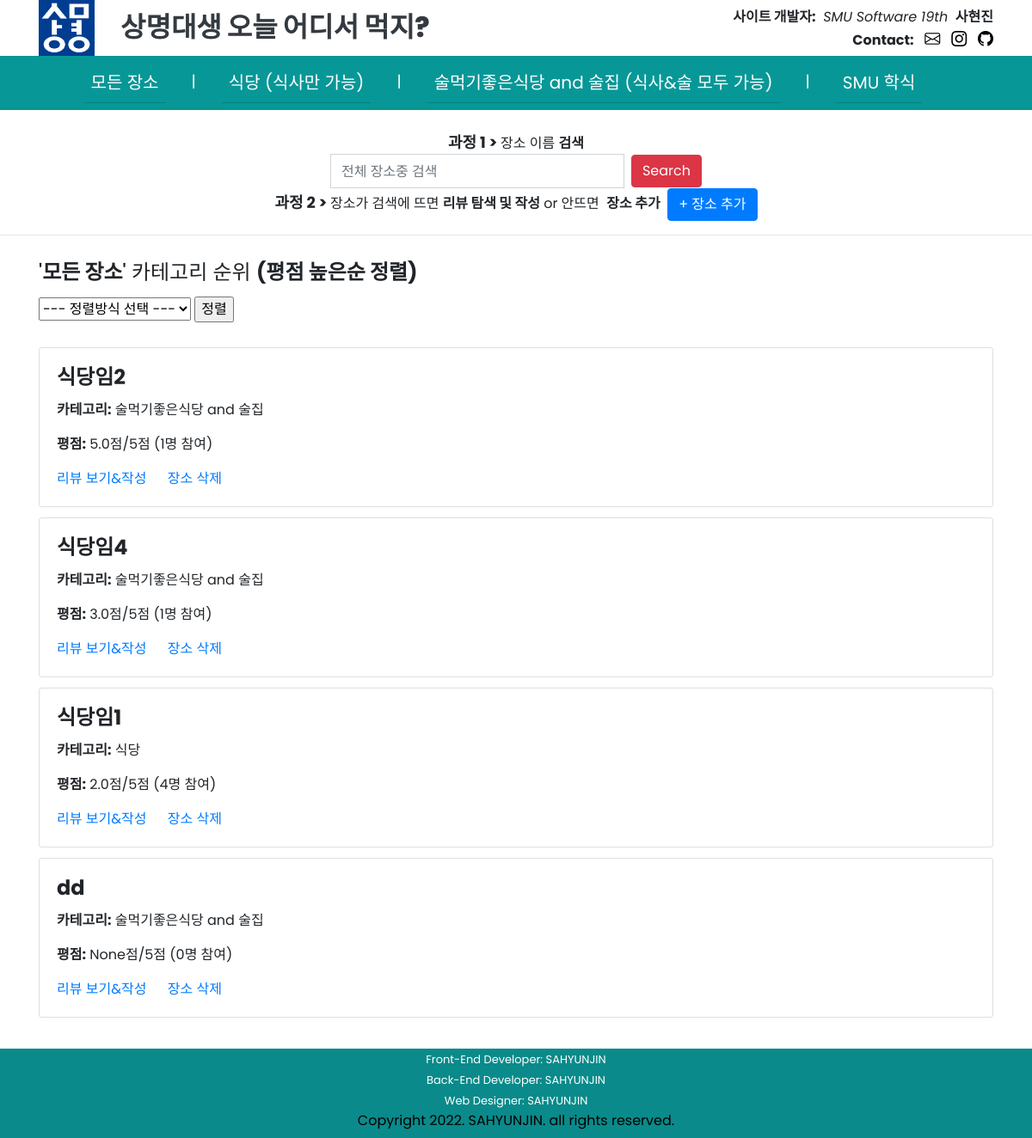
Before: /SMUeat/place/all/list/highpoint/ with the older database file.
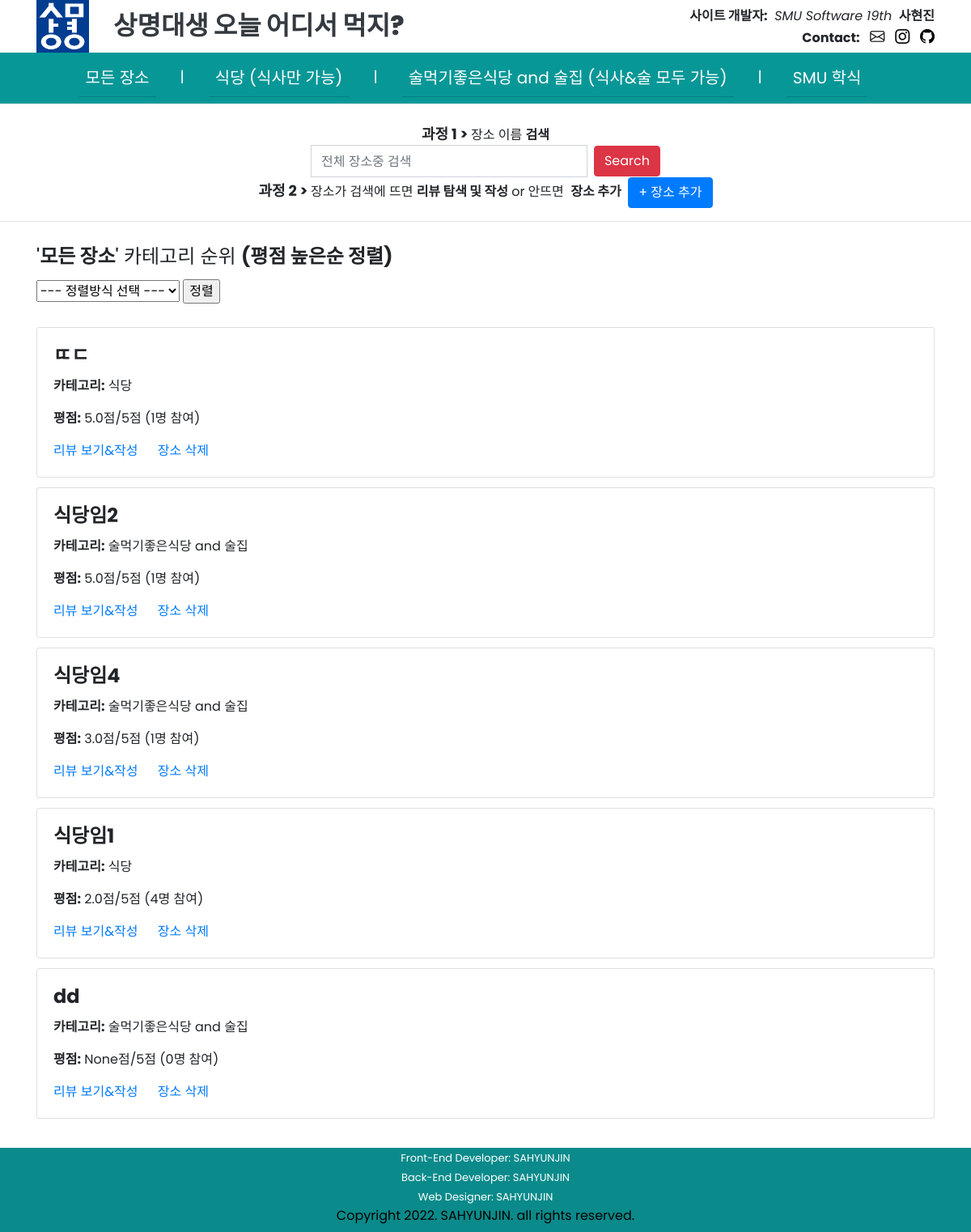
After: the same page with the newer database file.
### SMUeat/models.py (models this page shows)
class Place(models.Model):
    name = models.CharField(max_length=30)
    PLACE_CATEGORY_CHOICES = (
    ('식당', '식당'),
    ('술먹기좋은식당 and 술집', '술먹기좋은식당 and 술집'),
    )
    category = models.CharField(max_length=40, choices=PLACE_CATEGORY_CHOICES)
    created_at = models.DateTimeField(auto_now_add=True)
    updated_at = models.DateTimeField(auto_now=True)

### SMUeat/views.py (the view, shortened to what this page needs)
# urls.py: path('place/<str:category_link>/list/<str:sorting_name>/', views.place_sorting, name='place-sorting'),
def place_sorting(request, category_link, sorting_name):
    if category_link=='all':
        if(sorting_name == "highpoint"):
            places = Place.objects.all().annotate(review_count=Count('review')).annotate(average_point=Avg('review__point')).order_by('-average_point', '-created_at')  # 평점높은순은 맞는데, created 정렬은 바꿔야할듯
            context = {
                'places':places,
                'sort': '평점 높은순 정렬',
                'category_link': category_link
            }
        return render(request, 'SMUeat/place_list.html', context)

### SMUeat/templates/SMUeat/place_list.html (shortened to what this page needs)
{% extends 'SMUeat/base.html' %}
{% load static %}
{% block content %}
<div class="container">
    {% if 'all' in category_link %}
    <h4 style="display:inline">'<strong>모든 장소</strong>' 카테고리 순위 <strong>({{ sort }})</strong></h4>&nbsp;&nbsp;
    {% elif 'restaurant' in category_link %}
    <h4 style="display:inline">'<strong>식당</strong>' 카테고리 순위 <strong>({{ sort }})</strong></h4>&nbsp;&nbsp;
    {% elif 'alcohol' in category_link %}
    <h4 style="display:inline">'<strong>술먹기좋은식당 and 술집</strong>' 카테고리 순위 <strong>({{ sort }})</strong></h4>&nbsp;&nbsp;
    {% endif %}
    <div style="line-height: 80%;"><br></div>
    <form>
        <select id = "sort_select" name = "sort" size="1">
            <option>--- 정렬방식 선택 ---</option>
        </select>
        <input type="button" value="정렬" onclick="sorting();">
    </form>
    <div style="line-height: 180%;"><br></div>
    {% for place in places %}
    <div class="row">
        <div class="col-sm-12">
            <div class="card">
                <div class="card-body">
                    <h4 class="card-title"><strong>{{ place.name }}</strong></h4>
                    <p class="card-text"><strong>카테고리:</strong> {{ place.category }}</p>
                    <p class="card-text"><strong>평점:</strong> {{ place.average_point }}점/5점 ({{ place.review_count }}명 참여)</p>
                    <a href="{% url 'review-list' place_id=place.id %}" class="card-link">리뷰 보기&작성</a>
                    <a href="{% url 'place-delete' place_id=place.id %}" class="card-link">장소 삭제</a>
                </div>
            </div>
        </div>
    </div>
    <div style="line-height: 70%;"><br></div>
    {% endfor %}
</div>
{% endblock %}

### SMUeat/templates/SMUeat/base.html (shortened to what this page needs)
{% load static %}
<!DOCTYPE html>
<html lang="ko">
  <head>
    <link rel="stylesheet" href="https://cdnjs.cloudflare.com/ajax/libs/font-awesome/4.7.0/css/font-awesome.min.css">
    <link rel="stylesheet" href="https://maxcdn.bootstrapcdn.com/bootstrap/4.3.1/css/bootstrap.min.css">
    <link rel="stylesheet" href="https://cdn.jsdelivr.net/npm/bootstrap-icons@1.7.1/font/bootstrap-icons.css">
  </head>
  <body>
    <header class="bg-white">
      <div class="container">
        <div class="row">
        <img class="col-1" src="{% static 'SMUeat/상명대마크.png' %}" style="height: 65px;">
          <div class="col-7">
            <a class="navbar-brand text-dark pt-2" href="/SMUeat/">상명대생 오늘 어디서 먹지?</a>
          </div>
          <div class="col-4 pt-2">
            <ul>
              <li><strong>사이트 개발자:</strong>&nbsp;&nbsp;<em>SMU Software 19th</em>&nbsp;&nbsp;<strong>사현진</strong></li>
              <li><strong>Contact:</strong>&nbsp;&nbsp;
                <a href="mailto:tkguswls1106@gmail.com?subject=SMUeat 문의제목: &body=%0D%0A%0D%0A%0D%0A%0D%0A  -----------------------------------------------------------%0D%0A문의 및 건의사항 및 보완할점 내용을 위에 적어주세요!"><i class="bi bi-envelope"></i></a>&nbsp;&nbsp;
                <a href="https://www.instagram.com/sa.hyunjin/"><i class="bi bi-instagram"></i></a>&nbsp;&nbsp;
                <a href="https://github.com/tkguswls1106"><i class="bi bi-github"></i></a>
              </li>
            </ul>
          </div>
        </div>
      </div>
    </header>
    <nav class="navbar navbar-expand-lg navbar-dark">
      <div class="collapse navbar-collapse" id="collapsibleNavbar">
        <ul class="navbar-nav">
          <li class="nav-item">
            <a class="nav-link" href="/SMUeat/">모든 장소</a>
          </li>
          <li class="nav-item pt-2">
            <a class="nav-text" style="color: white; font-size: large;">|</a>
          </li>
          <li class="nav-item">
            <a class="nav-link" href="/SMUeat/place/restaurant/list/highpoint/">식당 (식사만 가능)</a>
          </li>
          <li class="nav-item pt-2">
            <a class="nav-text" style="color: white; font-size: large;">|</a>
          </li>
          <li class="nav-item">
            <a class="nav-link" href="/SMUeat/place/alcohol/list/highpoint/">술먹기좋은식당 and 술집 (식사&술 모두 가능)</a>
          </li>
          <li class="nav-item pt-2">
            <a class="nav-text" style="color: white; font-size: large;">|</a>
          </li>
          <li class="nav-item">
            <a class="nav-link" href="https://www.smu.ac.kr/ko/life/restaurantView4.do">SMU 학식</a>
          </li>
        </ul>
      </div>
    </nav>
    <br>
    <div style="text-align: center;"><strong style="font-size: 18px;">과정 1 >&nbsp;</strong>장소 이름&nbsp;<strong>검색</strong></div>
    <div class="row">
        <div class="col"></div>
        <form class="form-inline my-2 my-lg-0 div-to-align">
            <input class="form-control mr-sm-2" type="text" placeholder="전체 장소중 검색">
            <button class="btn btn-danger my-2 my-sm-0" type="button">Search</button>
        </form>
        <div class="col"></div>
    </div>
    <div style="text-align: center">
        <strong style="font-size: 18px;">과정 2 >&nbsp;</strong>장소가 검색에 뜨면&nbsp;<strong>리뷰 탐색 및 작성</strong> or 안뜨면&nbsp;
        <strong>장소 추가</strong>&nbsp;&nbsp;<button type="button" class="btn btn-primary" onclick="location.href='/SMUeat/place/create/'">+ 장소 추가</button>
    </div>
    <hr style="border: 1; height: 10px; margin-bottom: 19px;">
    {% block content %}
    {% endblock %}
    <br>
    <footer style="text-align: center; height: 104px; background-color: #0a8a8a; color: white;">
      <span style="font-size:small;">
      Front-End Developer: SAHYUNJIN<br>
      Back-End Developer: SAHYUNJIN<br>
      Web Designer: SAHYUNJIN<br>
      </span>
      <span style="color: black;">
      Copyright 2022. SAHYUNJIN. all rights reserved.
      </span>
    </footer>
  </body>
</html>

### SMUeat/templates/SMUeat/base.html (style rules this page uses)
body { padding: 0; margin: 0; overflow-x: hidden; font-family: 'Poppins', sans-serif; }
header ul { list-style-type: none; margin: 0; padding: 0; }
header ul li { display: inline-block; text-align: right; float: right; }
.navbar-dark { background: #089797; }
.navbar-brand { font-weight: 800; font-size:xx-large; }
.navbar-nav { display: inline-flex; margin: 0 auto; }
.navbar-nav li { padding-right: 30px; }
.navbar-nav li a.nav-link { color: #fff !important; font-size: 20px; cursor: pointer; border-bottom: 1px solid #008080; }
.form-control { height: 40px; border-radius: 0px; }
.bi { font-size: 18px; color: black; }

Changed rows visible on the page:
added Place: name "ㄸㄷ", category "식당", average_point "5.0", review_count "1"
